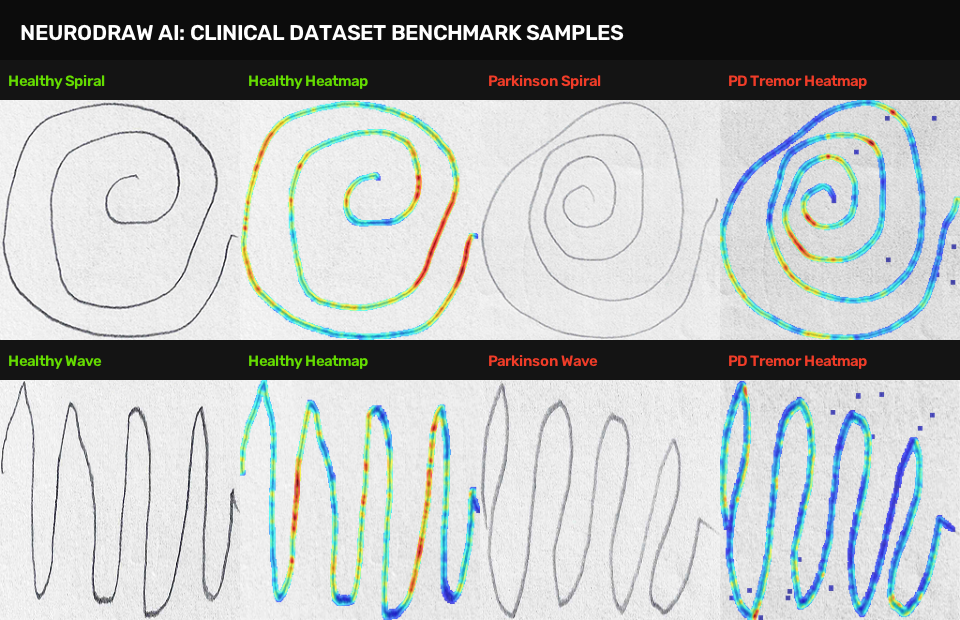
#> input picture sample_images/clinical_comparison_board.png, 960 x 620 px
$ python -i features.py   (imports and definitions only)   (older library calls are emulated)
#> lines starting #> are read from the running program, lines starting #| are printed output that depends on the picture
import os
import io
import cv2
import numpy as np
from PIL import Image
from skimage.feature import hog
from scipy.ndimage import gaussian_filter

# [215 lines left out: functions preprocess_image, extract_hog_features, extract_biomechanical_metrics, extract_combined_features, not called in this run]

def generate_tremor_heatmap(image):
    """
    Generates a color-coded tremor intensity overlay highlighting micro-jitters
    and deviations in patient drawings. Safe against empty/sparse masks.
    """
    sobelx = cv2.Sobel(image, cv2.CV_64F, 1, 0, ksize=3)
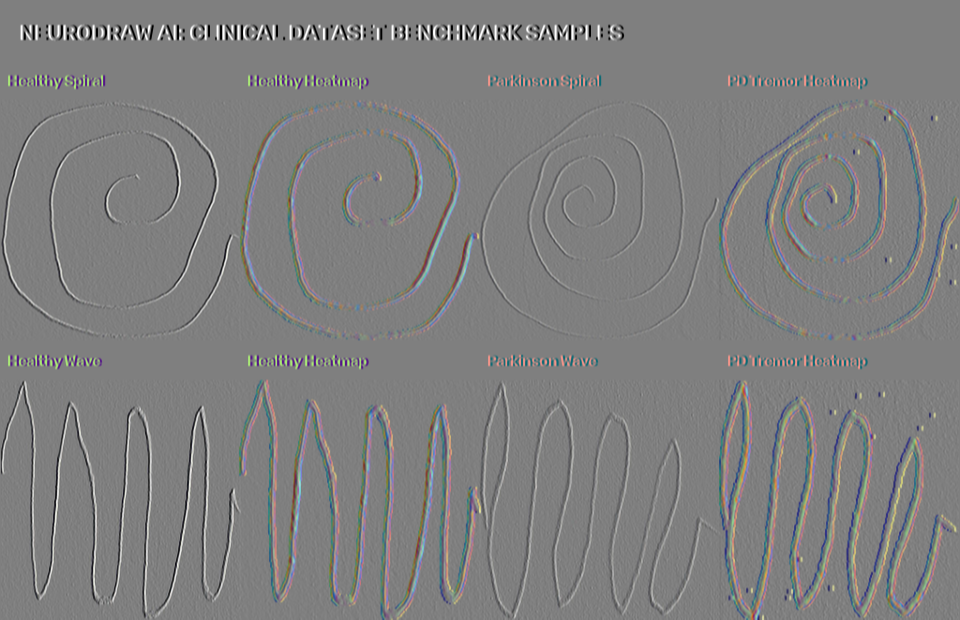
#> sobelx: shape (620, 960, 3) float64; mean R, G, B -0.1, -0.1, -0.1; drawn with min black and max white
    sobely = cv2.Sobel(image, cv2.CV_64F, 0, 1, ksize=3)
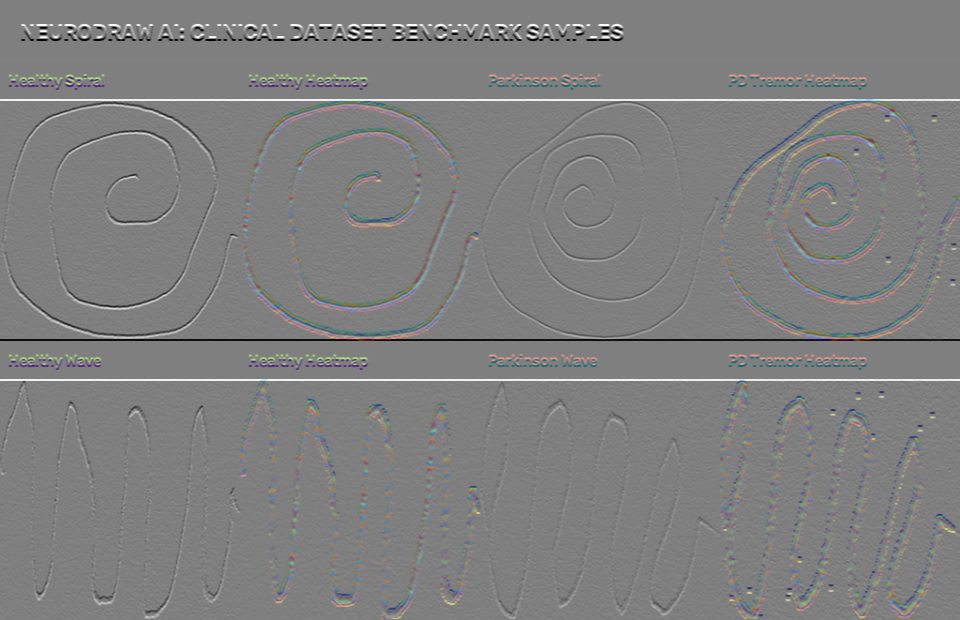
#> sobely: shape (620, 960, 3) float64; mean R, G, B 2.8, 2.8, 2.8; drawn with min black and max white
    mag = np.hypot(sobelx, sobely)
    mag = cv2.normalize(mag, None, 0, 255, cv2.NORM_MINMAX).astype(np.uint8)

    blur = cv2.GaussianBlur(mag.astype(float), (9, 9), 0)
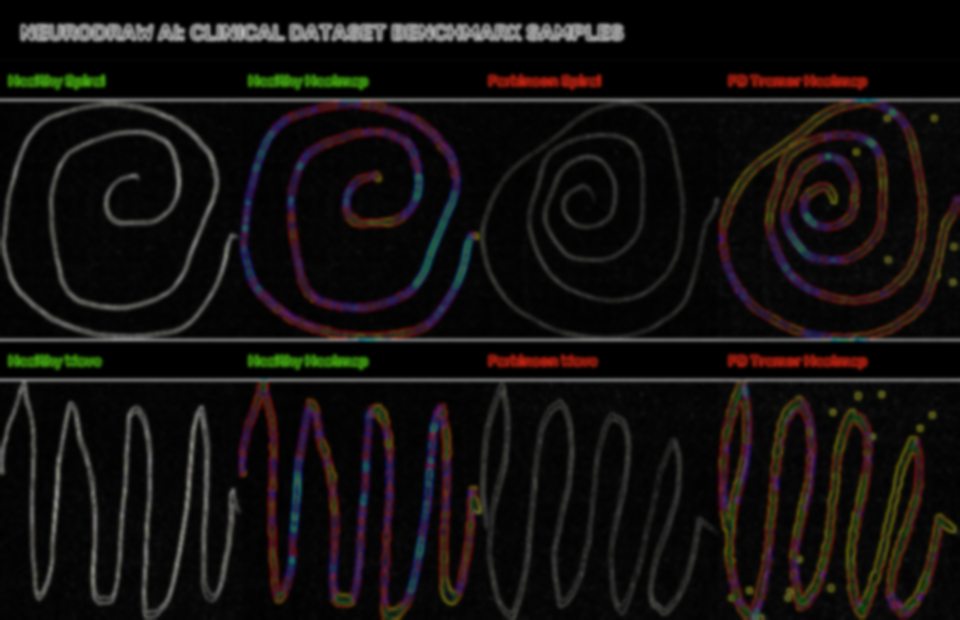
#> blur: shape (620, 960, 3) float64; mean R, G, B 19.5, 16.6, 15.5
    blur_sq = cv2.GaussianBlur(mag.astype(float)**2, (9, 9), 0)
    local_var = np.maximum(0, blur_sq - blur**2)
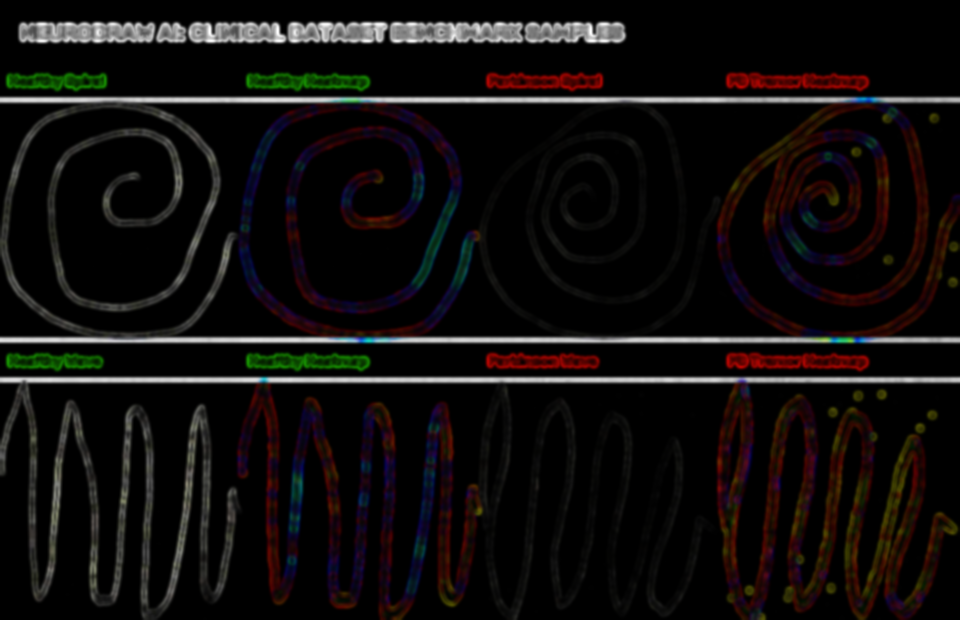
#> local_var: shape (620, 960, 3) float64; mean R, G, B 890.1, 730, 682.9; drawn with min black and max white
    local_var_norm = cv2.normalize(local_var, None, 0, 255, cv2.NORM_MINMAX).astype(np.uint8)

    heatmap = cv2.applyColorMap(local_var_norm, cv2.COLORMAP_JET)
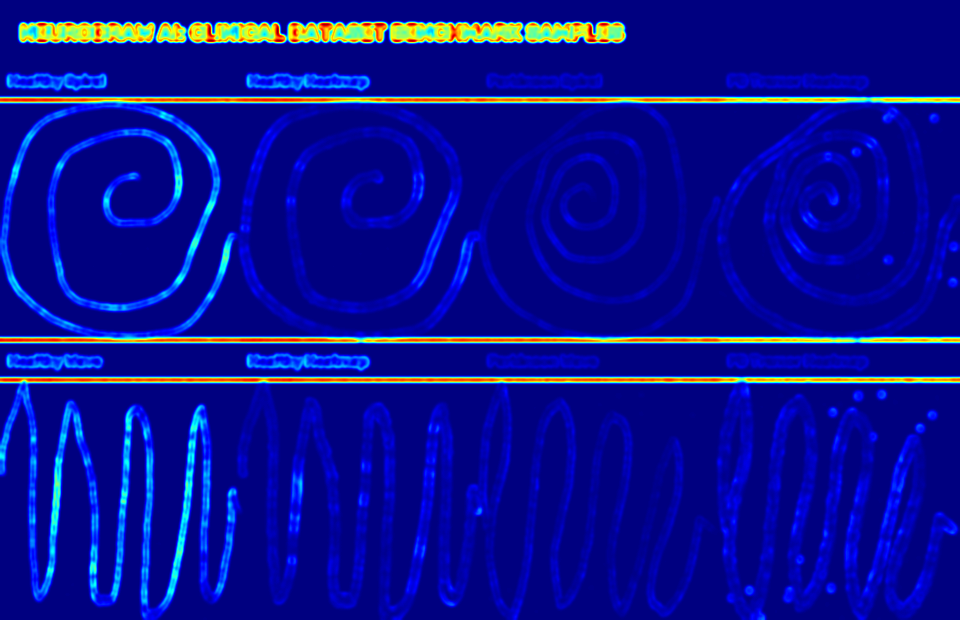
#> heatmap: shape (620, 960, 3); mean B, G, R 145.3, 15.1, 8.9

    # Mask with binary stroke
    try:
        _, binary = cv2.threshold(image, 0, 255, cv2.THRESH_BINARY_INV + cv2.THRESH_OTSU)
    except Exception:
        _, binary = cv2.threshold(image, 127, 255, cv2.THRESH_BINARY_INV)
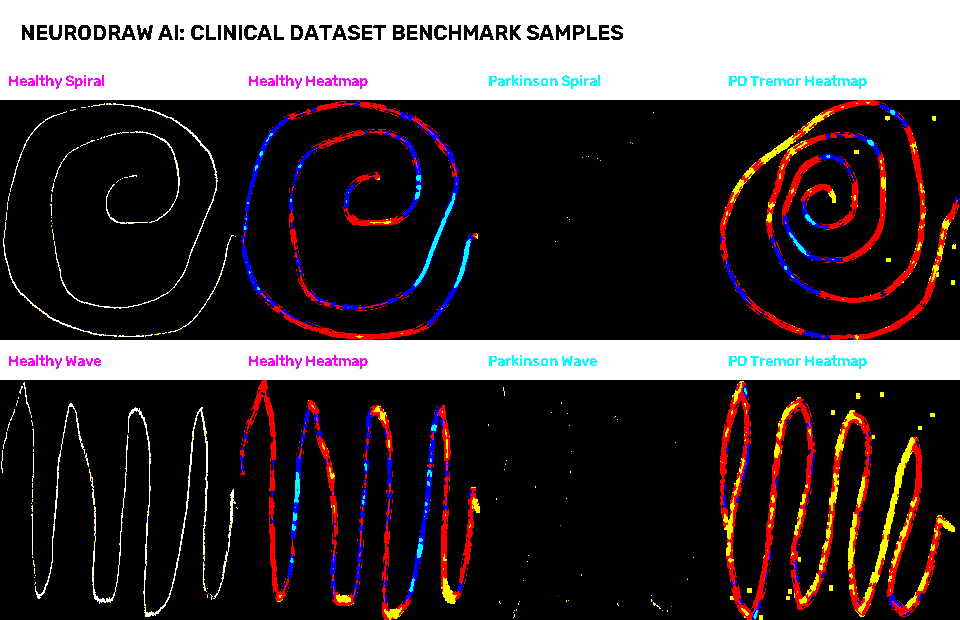
#> binary: shape (620, 960, 3); mean R, G, B 68.4, 60.1, 61.3

    kernel = np.ones((3, 3), np.uint8)
    stroke_mask = cv2.dilate(binary, kernel, iterations=2)
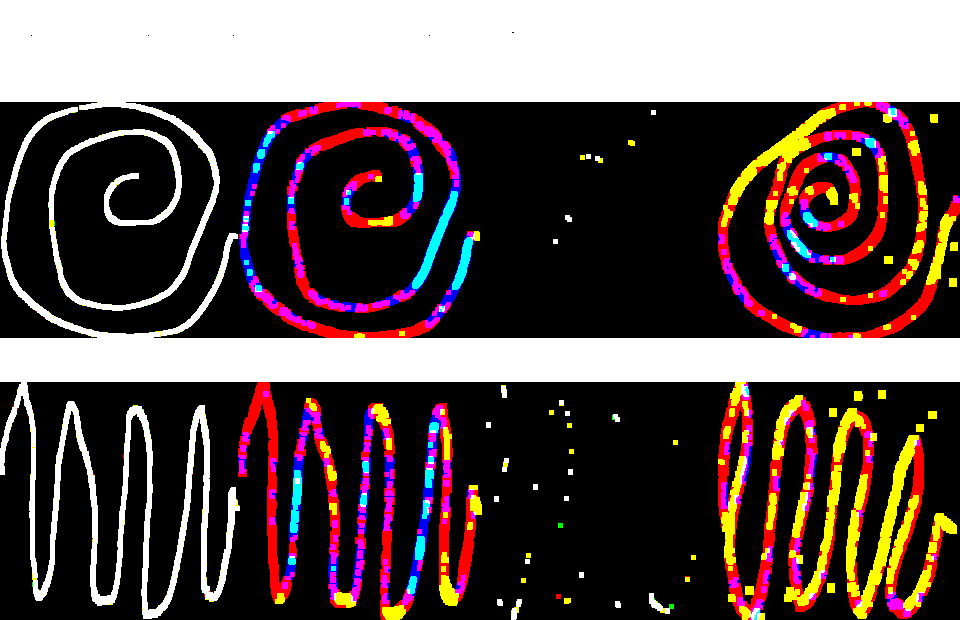
#> stroke_mask: shape (620, 960, 3); mean R, G, B 94.2, 79.3, 78.8

#> (the run stopped early here; a loop or call above may not have finished)

$ run again, on sample_images/spiral_healthy.png
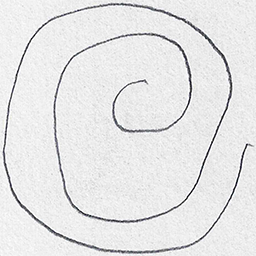
#> input picture sample_images/spiral_healthy.png, 256 x 256 px
#> in generate_tremor_heatmap, `heatmap = cv2.applyColorMap(local_var_norm, cv2.COLORMAP_JET)`:
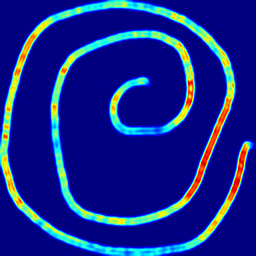
#> heatmap: shape (256, 256, 3); mean B, G, R 138.3, 38.7, 19.5
#> in generate_tremor_heatmap, `stroke_mask = cv2.dilate(binary, kernel, iterations=2)`:
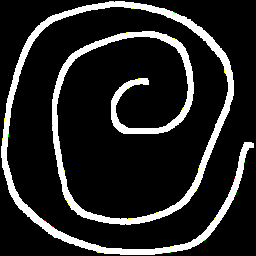
#> stroke_mask: shape (256, 256, 3); mean R, G, B 37.1, 37.1, 36.7
